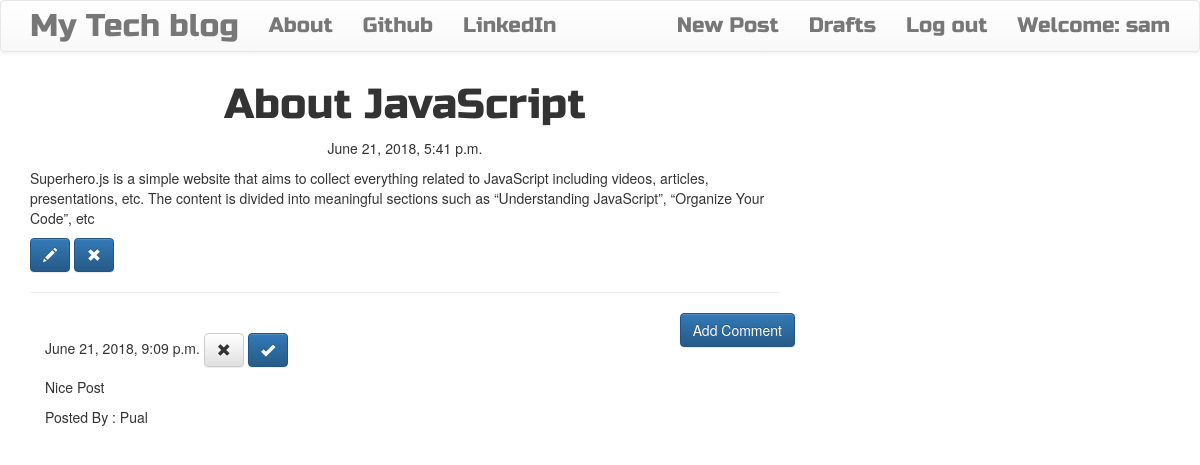
/post/2 (signed in), run on the app's committed database.
### blog/models.py (models this page shows, shortened)
class Post(models.Model):
    author = models.ForeignKey('auth.user', on_delete=models.CASCADE)
    title = models.CharField(max_length = 256)
    text = models.TextField()
    created_date = models.DateTimeField(default = timezone.now)
    published_date = models.DateTimeField(blank = True, null= True)

class Comment(models.Model):
    post = models.ForeignKey('blog.post',related_name='comments', on_delete=models.CASCADE)
    author = models.CharField(max_length=256)
    text = models.TextField()
    created_date = models.DateTimeField(default=timezone.now)
    approved_comments = models.BooleanField(default = False)

### blog/views.py (the view)
# urls.py: path('post/<int:pk>', views.PostDetailView.as_view(), name='post_detail'),
class PostDetailView(DetailView):
    model = models.Post
    template_name = 'post_detail.html'

### blog/templates/blog/post_detail.html
{% extends 'blog/base.html'%}
{% block content%}
  <h1 class = 'posttitle'>{{post.title}}</h1>
  {% if post.published_date %}
    <div class="date postdate">
        {{post.published_date}}
    </div>
  {% else %}
  <a class="btn btn-default" href="{% url 'post_publish' pk=post.pk%}">Publish</a>
  {% endif %}
  <p class = 'postcontent'>{{post.text|safe|linebreaks}}</p>
  {% if user.is_authenticated %}
    <a class="btn btn-primary" href="{% url 'post_edit' pk=post.pk %}">
      <span class="glyphicon glyphicon-pencil"></span>
    </a>
    <a class="btn btn-primary" href="{% url 'post_remove' pk=post.pk %}">
      <span class="glyphicon glyphicon-remove"></span>
    </a>
  {% endif %}
  <hr>
  <a class="btn btn-primary btn-comment" href="{% url 'add_comment_to_post' pk=post.pk %}">Add Comment</a>
  <div class="container">
    {% for comment in post.comments.all %}
    <br>
    {% if user.is_authenticated or comment.approved_comments %}
      {{comment.created_date}}
        {% if not comment.approved_comments %}
          <a class="btn btn-default" href="{% url 'comment_remove' pk=comment.pk %}">
            <span class="glyphicon glyphicon-remove"></span>
          </a>
          <a class="btn btn-primary" href="{% url 'comment_approve' pk=comment.pk %}">
            <span class="glyphicon glyphicon-ok"></span>
          </a>
        {% endif %}
      <p>{{comment.text|safe|linebreaks}}</p>
      <p>Posted By : {{comment.author}}</p>
    {% endif %}
  {% empty %}
      <p>No Comment</p>
  {% endfor %}
  </div>
{% endblock%}

### blog/templates/blog/base.html (shortened to what this page needs)
<!DOCTYPE html>
{% load staticfiles %}
<html>
    <head>
        <link rel="stylesheet" href="https://maxcdn.bootstrapcdn.com/bootstrap/3.3.7/css/bootstrap.min.css">
        <link rel="stylesheet" href="https://maxcdn.bootstrapcdn.com/bootstrap/3.3.7/css/bootstrap-theme.min.css">
        <link rel="stylesheet" href="//cdn.jsdelivr.net/medium-editor/latest/css/medium-editor.min.css" type="text/css" media="screen" charset="utf-8">
        <link rel="stylesheet" href="{% static 'css/blog.css' %}">
<body class='loader'>
  <nav class="navbar navbar-default techfont custom-navbar">
    <div class="container">
      <ul class="nav navbar-nav">
        <li><a class='navbar-brand bigbrand' href="{% url 'post_list' %}">My Tech blog</a></li>
        <li><a href="{% url 'about'%}">About</a></li>
        <li><a href="https://www.github.com">Github</a></li>
        <li><a href="https://www.linkedin.com">LinkedIn</a></li>
      </ul>
      <ul class="nav navbar-nav navbar-right">
        {% if user.is_authenticated %}
        <li>
          <a href="{% url 'post_new' %}" >New Post</a>
        </li>
        <li>
          <a href="{% url 'post_draft_list' %}">Drafts</a>
        </li>
        <li>
          <a href="{% url 'logout' %}" >Log out</a>
        </li>
        <li>
          <a >Welcome: {{ user.username }}</a>
        </li>
          {% else %}
          <li><a class='nav navbar-right' href="{% url 'login' %}" ><span class="glyphicon glyphicon-user"></span></a></li>
        {% endif %}
      </ul>
  </div>
</nav>
        <div class="content container">
            <div class="row">
                <div class="col-md-8">
                  <div class="blog_posts">
                    {% block content %}
                    {% endblock %}
                  </div>
                </div>
            </div>
        </div>
</body>
</html>

### blog/static/css/blog.css (style rules this page uses)
.techfont { font-family: 'Russo One', sans-serif; font-size: 1.5em; margin-bottom: 10px; }
.postdate { text-align: center; }
.posttitle { font-family: 'Russo One', sans-serif; font-size: 3em; text-align: center; }
.postcontent { font-family: 'Montserrat'; font-size: 1.5em; }
.btn-comment { position: absolute; right: 0px; }
.bigbrand { font-size: 1.5em; }
.loader { filter:hue-rotate(0deg); color: linear-gradient(45deg,#0f8,#08f); animation:hue 5000ms infinite linear; }

### data on the page
Post: title "About JavaScript", published_date "June 21, 2018, 5:41 p.m.", text "Superhero.js is a simple website that aims to collect everything related to JavaScript including videos, articles, presentations, etc. The content is divided into meaningful sections such as “Understanding JavaScript”, “Organize Your Code”, etc"
Comment: created_date "June 21, 2018, 9:09 p.m.", approved_comments False (drawn), text "Nice Post", author "Pual"

### other printed values
{{ user.username }} "sam"
